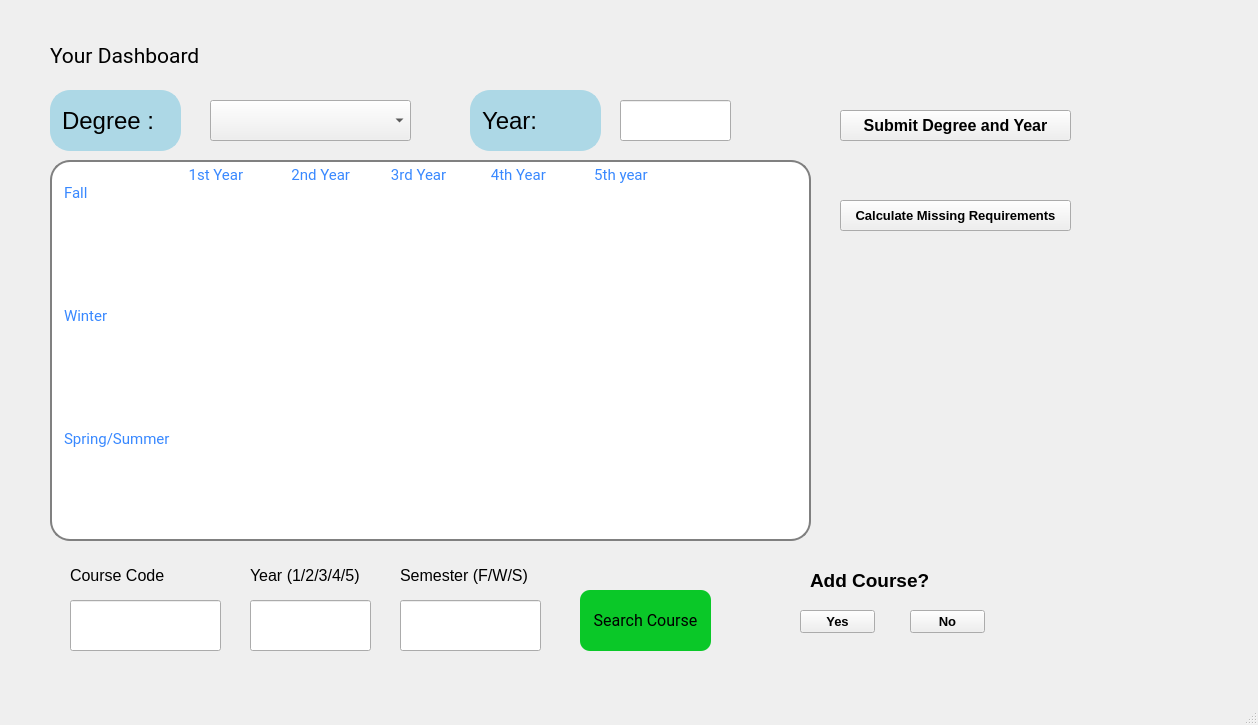
 <widget class="QMainWindow" name="dashboard">
  <property name="geometry">
   <rect>
    <x>0</x>
    <y>0</y>
    <width>1258</width>
    <height>725</height>
   </rect>
  </property>
  <property name="windowTitle">
   <string>MainWindow</string>
  </property>
  <widget class="QWidget" name="centralwidget">
   <widget class="QPushButton" name="submitBtn">
    <property name="geometry">
     <rect>
      <x>840</x>
      <y>110</y>
      <width>231</width>
      <height>31</height>
     </rect>
    </property>
    <property name="font">
     <font>
      <pointsize>12</pointsize>
      <weight>75</weight>
      <bold>true</bold>
     </font>
    </property>
    <property name="text">
     <string>Submit Degree and Year</string>
    </property>
   </widget>
   <widget class="QLineEdit" name="lineEdit">
    <property name="geometry">
     <rect>
      <x>50</x>
      <y>90</y>
      <width>131</width>
      <height>61</height>
     </rect>
    </property>
    <property name="font">
     <font>
      <family>MS Shell Dlg 2</family>
      <pointsize>18</pointsize>
     </font>
    </property>
    <property name="styleSheet">
     <string notr="true"> QLineEdit {
     border: 2px solid lightblue;
     border-radius: 20px;
     padding: 0 8px;
     background: lightblue;
     selection-background-color: darkgray;
 }</string>
    </property>
    <property name="text">
     <string>Degree : </string>
    </property>
    <property name="readOnly">
     <bool>true</bool>
    </property>
   </widget>
   <widget class="QTextBrowser" name="textBrowser_16">
    <property name="geometry">
     <rect>
      <x>670</x>
      <y>430</y>
      <width>71</width>
      <height>41</height>
     </rect>
    </property>
    <property name="styleSheet">
     <string notr="true">
border: 0px solid lightblue;</string>
    </property>
    <property name="verticalScrollBarPolicy">
     <enum>Qt::ScrollBarAlwaysOff</enum>
    </property>
    <property name="html">
     <string>&lt;!DOCTYPE HTML PUBLIC &quot;-//W3C//DTD HTML 4.0//EN&quot; &quot;http://www.w3.org/TR/REC-html40/strict.dtd&quot;&gt;
&lt;html&gt;&lt;head&gt;&lt;meta name=&quot;qrichtext&quot; content=&quot;1&quot; /&gt;&lt;style type=&quot;text/css&quot;&gt;
p, li { white-space: pre-wrap; }
&lt;/style&gt;&lt;/head&gt;&lt;body style=&quot; font-family:'MS Shell Dlg 2'; font-size:8.25pt; font-weight:400; font-style:normal;&quot;&gt;
&lt;p style=&quot;-qt-paragraph-type:empty; margin-top:0px; margin-bottom:0px; margin-left:0px; margin-right:0px; -qt-block-indent:0; text-indent:0px;&quot;&gt;&lt;br /&gt;&lt;/p&gt;&lt;/body&gt;&lt;/html&gt;</string>
    </property>
   </widget>
   <widget class="QPushButton" name="noBtn">
    <property name="geometry">
     <rect>
      <x>910</x>
      <y>610</y>
      <width>75</width>
      <height>23</height>
     </rect>
    </property>
    <property name="font">
     <font>
      <pointsize>10</pointsize>
      <weight>75</weight>
      <bold>true</bold>
     </font>
    </property>
    <property name="text">
     <string>No</string>
    </property>
   </widget>
   <widget class="QTextEdit" name="textEdit">
    <property name="enabled">
     <bool>true</bool>
    </property>
    <property name="geometry">
     <rect>
      <x>50</x>
      <y>160</y>
      <width>761</width>
      <height>381</height>
     </rect>
    </property>
    <property name="font">
     <font>
      <family>Roboto</family>
      <pointsize>9</pointsize>
     </font>
    </property>
    <property name="styleSheet">
     <string notr="true"> QTextEdit {
     border: 2px solid gray;
     border-radius: 20px;
     padding: 0 8px;
     background: white;
     selection-background-color: darkgray;
	
	color: rgb(56, 136, 255);

 }</string>
    </property>
    <property name="html">
     <string>&lt;!DOCTYPE HTML PUBLIC &quot;-//W3C//DTD HTML 4.0//EN&quot; &quot;http://www.w3.org/TR/REC-html40/strict.dtd&quot;&gt;
&lt;html&gt;&lt;head&gt;&lt;meta name=&quot;qrichtext&quot; content=&quot;1&quot; /&gt;&lt;style type=&quot;text/css&quot;&gt;
p, li { white-space: pre-wrap; }
&lt;/style&gt;&lt;/head&gt;&lt;body style=&quot; font-family:'Roboto'; font-size:9pt; font-weight:400; font-style:normal;&quot;&gt;
&lt;p style=&quot; margin-top:0px; margin-bottom:0px; margin-left:0px; margin-right:0px; -qt-block-indent:0; text-indent:0px;&quot;&gt;&lt;span style=&quot; font-family:'MS Shell Dlg 2'; font-size:11pt;&quot;&gt;	            1st Year             2nd Year           3rd Year            4th Year             5th year	&lt;/span&gt;&lt;/p&gt;
&lt;p style=&quot; margin-top:0px; margin-bottom:0px; margin-left:0px; margin-right:0px; -qt-block-indent:0; text-indent:0px;&quot;&gt;&lt;span style=&quot; font-family:'MS Shell Dlg 2'; font-size:11pt;&quot;&gt;Fall	&lt;/span&gt;&lt;/p&gt;
&lt;p style=&quot;-qt-paragraph-type:empty; margin-top:0px; margin-bottom:0px; margin-left:0px; margin-right:0px; -qt-block-indent:0; text-indent:0px; font-family:'MS Shell Dlg 2'; font-size:11pt;&quot;&gt;&lt;br /&gt;&lt;/p&gt;
&lt;p style=&quot;-qt-paragraph-type:empty; margin-top:0px; margin-bottom:0px; margin-left:0px; margin-right:0px; -qt-block-indent:0; text-indent:0px; font-family:'MS Shell Dlg 2'; font-size:11pt;&quot;&gt;&lt;br /&gt;&lt;/p&gt;
&lt;p style=&quot;-qt-paragraph-type:empty; margin-top:0px; margin-bottom:0px; margin-left:0px; margin-right:0px; -qt-block-indent:0; text-indent:0px; font-family:'MS Shell Dlg 2'; font-size:11pt;&quot;&gt;&lt;br /&gt;&lt;/p&gt;
&lt;p style=&quot;-qt-paragraph-type:empty; margin-top:0px; margin-bottom:0px; margin-left:0px; margin-right:0px; -qt-block-indent:0; text-indent:0px; font-family:'MS Shell Dlg 2'; font-size:11pt;&quot;&gt;&lt;br /&gt;&lt;/p&gt;
&lt;p style=&quot;-qt-paragraph-type:empty; margin-top:0px; margin-bottom:0px; margin-left:0px; margin-right:0px; -qt-block-indent:0; text-indent:0px;&quot;&gt;&lt;br /&gt;&lt;/p&gt;
&lt;p style=&quot;-qt-paragraph-type:empty; margin-top:0px; margin-bottom:0px; margin-left:0px; margin-right:0px; -qt-block-indent:0; text-indent:0px; font-family:'MS Shell Dlg 2'; font-size:11pt;&quot;&gt;&lt;br /&gt;&lt;/p&gt;
&lt;p style=&quot; margin-top:0px; margin-bottom:0px; margin-left:0px; margin-right:0px; -qt-block-indent:0; text-indent:0px;&quot;&gt;&lt;span style=&quot; font-family:'MS Shell Dlg 2'; font-size:11pt;&quot;&gt;Winter&lt;/span&gt;&lt;/p&gt;
&lt;p style=&quot;-qt-paragraph-type:empty; margin-top:0px; margin-bottom:0px; margin-left:0px; margin-right:0px; -qt-block-indent:0; text-indent:0px; font-family:'MS Shell Dlg 2'; font-size:11pt;&quot;&gt;&lt;br /&gt;&lt;/p&gt;
&lt;p style=&quot;-qt-paragraph-type:empty; margin-top:0px; margin-bottom:0px; margin-left:0px; margin-right:0px; -qt-block-indent:0; text-indent:0px; font-family:'MS Shell Dlg 2'; font-size:11pt;&quot;&gt;&lt;br /&gt;&lt;/p&gt;
&lt;p style=&quot;-qt-paragraph-type:empty; margin-top:0px; margin-bottom:0px; margin-left:0px; margin-right:0px; -qt-block-indent:0; text-indent:0px; font-family:'MS Shell Dlg 2'; font-size:11pt;&quot;&gt;&lt;br /&gt;&lt;/p&gt;
&lt;p style=&quot;-qt-paragraph-type:empty; margin-top:0px; margin-bottom:0px; margin-left:0px; margin-right:0px; -qt-block-indent:0; text-indent:0px; font-family:'MS Shell Dlg 2'; font-size:11pt;&quot;&gt;&lt;br /&gt;&lt;/p&gt;
&lt;p style=&quot;-qt-paragraph-type:empty; margin-top:0px; margin-bottom:0px; margin-left:0px; margin-right:0px; -qt-block-indent:0; text-indent:0px;&quot;&gt;&lt;br /&gt;&lt;/p&gt;
&lt;p style=&quot;-qt-paragraph-type:empty; margin-top:0px; margin-bottom:0px; margin-left:0px; margin-right:0px; -qt-block-indent:0; text-indent:0px; font-family:'MS Shell Dlg 2'; font-size:11pt;&quot;&gt;&lt;br /&gt;&lt;/p&gt;
&lt;p style=&quot; margin-top:0px; margin-bottom:0px; margin-left:0px; margin-right:0px; -qt-block-indent:0; text-indent:0px;&quot;&gt;&lt;span style=&quot; font-family:'MS Shell Dlg 2'; font-size:11pt;&quot;&gt;Spring/Summer&lt;/span&gt;&lt;/p&gt;&lt;/body&gt;&lt;/html&gt;</string>
    </property>
   </widget>
   <widget class="QPushButton" name="missingBtn">
    <property name="geometry">
     <rect>
      <x>840</x>
      <y>200</y>
      <width>231</width>
      <height>31</height>
     </rect>
    </property>
    <property name="font">
     <font>
      <pointsize>10</pointsize>
      <weight>75</weight>
      <bold>true</bold>
     </font>
    </property>
    <property name="text">
     <string>Calculate Missing Requirements</string>
    </property>
   </widget>
   <widget class="QTextBrowser" name="textBrowser_11">
    <property name="geometry">
     <rect>
      <x>440</x>
      <y>320</y>
      <width>101</width>
      <height>81</height>
     </rect>
    </property>
    <property name="styleSheet">
     <string notr="true">border: 0px solid lightblue;</string>
    </property>
    <property name="verticalScrollBarPolicy">
     <enum>Qt::ScrollBarAlwaysOff</enum>
    </property>
    <property name="html">
     <string>&lt;!DOCTYPE HTML PUBLIC &quot;-//W3C//DTD HTML 4.0//EN&quot; &quot;http://www.w3.org/TR/REC-html40/strict.dtd&quot;&gt;
&lt;html&gt;&lt;head&gt;&lt;meta name=&quot;qrichtext&quot; content=&quot;1&quot; /&gt;&lt;style type=&quot;text/css&quot;&gt;
p, li { white-space: pre-wrap; }
&lt;/style&gt;&lt;/head&gt;&lt;body style=&quot; font-family:'MS Shell Dlg 2'; font-size:8.25pt; font-weight:400; font-style:normal;&quot;&gt;
&lt;p style=&quot;-qt-paragraph-type:empty; margin-top:0px; margin-bottom:0px; margin-left:0px; margin-right:0px; -qt-block-indent:0; text-indent:0px;&quot;&gt;&lt;br /&gt;&lt;/p&gt;&lt;/body&gt;&lt;/html&gt;</string>
    </property>
   </widget>
   <widget class="QTextBrowser" name="textBrowser_4">
    <property name="geometry">
     <rect>
      <x>570</x>
      <y>230</y>
      <width>101</width>
      <height>81</height>
     </rect>
    </property>
    <property name="styleSheet">
     <string notr="true">border: 0px solid lightblue;</string>
    </property>
    <property name="verticalScrollBarPolicy">
     <enum>Qt::ScrollBarAlwaysOff</enum>
    </property>
    <property name="html">
     <string>&lt;!DOCTYPE HTML PUBLIC &quot;-//W3C//DTD HTML 4.0//EN&quot; &quot;http://www.w3.org/TR/REC-html40/strict.dtd&quot;&gt;
&lt;html&gt;&lt;head&gt;&lt;meta name=&quot;qrichtext&quot; content=&quot;1&quot; /&gt;&lt;style type=&quot;text/css&quot;&gt;
p, li { white-space: pre-wrap; }
&lt;/style&gt;&lt;/head&gt;&lt;body style=&quot; font-family:'MS Shell Dlg 2'; font-size:8.25pt; font-weight:400; font-style:normal;&quot;&gt;
&lt;p style=&quot;-qt-paragraph-type:empty; margin-top:0px; margin-bottom:0px; margin-left:0px; margin-right:0px; -qt-block-indent:0; text-indent:0px;&quot;&gt;&lt;br /&gt;&lt;/p&gt;&lt;/body&gt;&lt;/html&gt;</string>
    </property>
   </widget>
   <widget class="QTextBrowser" name="textBrowser_6">
    <property name="geometry">
     <rect>
      <x>200</x>
      <y>320</y>
      <width>101</width>
      <height>81</height>
     </rect>
    </property>
    <property name="styleSheet">
     <string notr="true">


border: 0px solid lightblue;</string>
    </property>
    <property name="verticalScrollBarPolicy">
     <enum>Qt::ScrollBarAlwaysOff</enum>
    </property>
    <property name="html">
     <string>&lt;!DOCTYPE HTML PUBLIC &quot;-//W3C//DTD HTML 4.0//EN&quot; &quot;http://www.w3.org/TR/REC-html40/strict.dtd&quot;&gt;
&lt;html&gt;&lt;head&gt;&lt;meta name=&quot;qrichtext&quot; content=&quot;1&quot; /&gt;&lt;style type=&quot;text/css&quot;&gt;
p, li { white-space: pre-wrap; }
&lt;/style&gt;&lt;/head&gt;&lt;body style=&quot; font-family:'MS Shell Dlg 2'; font-size:8.25pt; font-weight:400; font-style:normal;&quot;&gt;
&lt;p style=&quot;-qt-paragraph-type:empty; margin-top:0px; margin-bottom:0px; margin-left:0px; margin-right:0px; -qt-block-indent:0; text-indent:0px;&quot;&gt;&lt;br /&gt;&lt;/p&gt;&lt;/body&gt;&lt;/html&gt;</string>
    </property>
   </widget>
   <widget class="QTextBrowser" name="textBrowser_5">
    <property name="geometry">
     <rect>
      <x>570</x>
      <y>320</y>
      <width>101</width>
      <height>81</height>
     </rect>
    </property>
    <property name="styleSheet">
     <string notr="true">border: 0px solid lightblue;</string>
    </property>
    <property name="verticalScrollBarPolicy">
     <enum>Qt::ScrollBarAlwaysOff</enum>
    </property>
    <property name="html">
     <string>&lt;!DOCTYPE HTML PUBLIC &quot;-//W3C//DTD HTML 4.0//EN&quot; &quot;http://www.w3.org/TR/REC-html40/strict.dtd&quot;&gt;
&lt;html&gt;&lt;head&gt;&lt;meta name=&quot;qrichtext&quot; content=&quot;1&quot; /&gt;&lt;style type=&quot;text/css&quot;&gt;
p, li { white-space: pre-wrap; }
&lt;/style&gt;&lt;/head&gt;&lt;body style=&quot; font-family:'MS Shell Dlg 2'; font-size:8.25pt; font-weight:400; font-style:normal;&quot;&gt;
&lt;p style=&quot;-qt-paragraph-type:empty; margin-top:0px; margin-bottom:0px; margin-left:0px; margin-right:0px; -qt-block-indent:0; text-indent:0px;&quot;&gt;&lt;br /&gt;&lt;/p&gt;&lt;/body&gt;&lt;/html&gt;</string>
    </property>
   </widget>
   <widget class="QTextBrowser" name="textBrowser_3">
    <property name="geometry">
     <rect>
      <x>440</x>
      <y>230</y>
      <width>101</width>
      <height>81</height>
     </rect>
    </property>
    <property name="styleSheet">
     <string notr="true">border: 0px solid lightblue;</string>
    </property>
    <property name="verticalScrollBarPolicy">
     <enum>Qt::ScrollBarAlwaysOff</enum>
    </property>
    <property name="html">
     <string>&lt;!DOCTYPE HTML PUBLIC &quot;-//W3C//DTD HTML 4.0//EN&quot; &quot;http://www.w3.org/TR/REC-html40/strict.dtd&quot;&gt;
&lt;html&gt;&lt;head&gt;&lt;meta name=&quot;qrichtext&quot; content=&quot;1&quot; /&gt;&lt;style type=&quot;text/css&quot;&gt;
p, li { white-space: pre-wrap; }
&lt;/style&gt;&lt;/head&gt;&lt;body style=&quot; font-family:'MS Shell Dlg 2'; font-size:8.25pt; font-weight:400; font-style:normal;&quot;&gt;
&lt;p style=&quot;-qt-paragraph-type:empty; margin-top:0px; margin-bottom:0px; margin-left:0px; margin-right:0px; -qt-block-indent:0; text-indent:0px;&quot;&gt;&lt;br /&gt;&lt;/p&gt;&lt;/body&gt;&lt;/html&gt;</string>
    </property>
   </widget>
   <widget class="QTextBrowser" name="textBrowser_15">
    <property name="geometry">
     <rect>
      <x>680</x>
      <y>320</y>
      <width>101</width>
      <height>81</height>
     </rect>
    </property>
    <property name="styleSheet">
     <string notr="true">border: 0px solid lightblue;</string>
    </property>
    <property name="verticalScrollBarPolicy">
     <enum>Qt::ScrollBarAlwaysOff</enum>
    </property>
    <property name="html">
     <string>&lt;!DOCTYPE HTML PUBLIC &quot;-//W3C//DTD HTML 4.0//EN&quot; &quot;http://www.w3.org/TR/REC-html40/strict.dtd&quot;&gt;
&lt;html&gt;&lt;head&gt;&lt;meta name=&quot;qrichtext&quot; content=&quot;1&quot; /&gt;&lt;style type=&quot;text/css&quot;&gt;
p, li { white-space: pre-wrap; }
&lt;/style&gt;&lt;/head&gt;&lt;body style=&quot; font-family:'MS Shell Dlg 2'; font-size:8.25pt; font-weight:400; font-style:normal;&quot;&gt;
&lt;p style=&quot;-qt-paragraph-type:empty; margin-top:0px; margin-bottom:0px; margin-left:0px; margin-right:0px; -qt-block-indent:0; text-indent:0px;&quot;&gt;&lt;br /&gt;&lt;/p&gt;&lt;/body&gt;&lt;/html&gt;</string>
    </property>
   </widget>
   <widget class="QTextBrowser" name="textBrowser_8">
    <property name="geometry">
     <rect>
      <x>320</x>
      <y>230</y>
      <width>101</width>
      <height>81</height>
     </rect>
    </property>
    <property name="styleSheet">
     <string notr="true">
border: 0px solid lightblue;</string>
    </property>
    <property name="verticalScrollBarPolicy">
     <enum>Qt::ScrollBarAlwaysOff</enum>
    </property>
    <property name="html">
     <string>&lt;!DOCTYPE HTML PUBLIC &quot;-//W3C//DTD HTML 4.0//EN&quot; &quot;http://www.w3.org/TR/REC-html40/strict.dtd&quot;&gt;
&lt;html&gt;&lt;head&gt;&lt;meta name=&quot;qrichtext&quot; content=&quot;1&quot; /&gt;&lt;style type=&quot;text/css&quot;&gt;
p, li { white-space: pre-wrap; }
&lt;/style&gt;&lt;/head&gt;&lt;body style=&quot; font-family:'MS Shell Dlg 2'; font-size:8.25pt; font-weight:400; font-style:normal;&quot;&gt;
&lt;p style=&quot;-qt-paragraph-type:empty; margin-top:0px; margin-bottom:0px; margin-left:0px; margin-right:0px; -qt-block-indent:0; text-indent:0px;&quot;&gt;&lt;br /&gt;&lt;/p&gt;&lt;/body&gt;&lt;/html&gt;</string>
    </property>
   </widget>
   <widget class="QLineEdit" name="lineEdit_5">
    <property name="geometry">
     <rect>
      <x>470</x>
      <y>90</y>
      <width>131</width>
      <height>61</height>
     </rect>
    </property>
    <property name="font">
     <font>
      <family>MS Shell Dlg 2</family>
      <pointsize>18</pointsize>
     </font>
    </property>
    <property name="styleSheet">
     <string notr="true"> QLineEdit {
     border: 2px solid lightblue;
     border-radius: 20px;
     padding: 0 8px;
     background: lightblue;
     selection-background-color: darkgray;
 }</string>
    </property>
    <property name="text">
     <string>Year:</string>
    </property>
    <property name="readOnly">
     <bool>true</bool>
    </property>
   </widget>
   <widget class="QLabel" name="label_4">
    <property name="geometry">
     <rect>
      <x>250</x>
      <y>560</y>
      <width>151</width>
      <height>31</height>
     </rect>
    </property>
    <property name="font">
     <font>
      <pointsize>12</pointsize>
     </font>
    </property>
    <property name="text">
     <string>Year (1/2/3/4/5)</string>
    </property>
   </widget>
   <widget class="QTextBrowser" name="textBrowser_14">
    <property name="geometry">
     <rect>
      <x>690</x>
      <y>230</y>
      <width>101</width>
      <height>81</height>
     </rect>
    </property>
    <property name="styleSheet">
     <string notr="true">border: 0px solid lightblue;</string>
    </property>
    <property name="verticalScrollBarPolicy">
     <enum>Qt::ScrollBarAlwaysOff</enum>
    </property>
    <property name="html">
     <string>&lt;!DOCTYPE HTML PUBLIC &quot;-//W3C//DTD HTML 4.0//EN&quot; &quot;http://www.w3.org/TR/REC-html40/strict.dtd&quot;&gt;
&lt;html&gt;&lt;head&gt;&lt;meta name=&quot;qrichtext&quot; content=&quot;1&quot; /&gt;&lt;style type=&quot;text/css&quot;&gt;
p, li { white-space: pre-wrap; }
&lt;/style&gt;&lt;/head&gt;&lt;body style=&quot; font-family:'MS Shell Dlg 2'; font-size:8.25pt; font-weight:400; font-style:normal;&quot;&gt;
&lt;p style=&quot;-qt-paragraph-type:empty; margin-top:0px; margin-bottom:0px; margin-left:0px; margin-right:0px; -qt-block-indent:0; text-indent:0px;&quot;&gt;&lt;br /&gt;&lt;/p&gt;&lt;/body&gt;&lt;/html&gt;</string>
    </property>
   </widget>
   <widget class="QLabel" name="label_2">
    <property name="geometry">
     <rect>
      <x>670</x>
      <y>40</y>
      <width>141</width>
      <height>51</height>
     </rect>
    </property>
    <property name="font">
     <font>
      <family>Roboto</family>
      <pointsize>14</pointsize>
     </font>
    </property>
    <property name="text">
     <string/>
    </property>
   </widget>
   <widget class="QLabel" name="label_3">
    <property name="geometry">
     <rect>
      <x>70</x>
      <y>560</y>
      <width>121</width>
      <height>31</height>
     </rect>
    </property>
    <property name="font">
     <font>
      <pointsize>12</pointsize>
     </font>
    </property>
    <property name="text">
     <string>Course Code</string>
    </property>
   </widget>
   <widget class="QLineEdit" name="lineEdit_2">
    <property name="geometry">
     <rect>
      <x>250</x>
      <y>600</y>
      <width>121</width>
      <height>51</height>
     </rect>
    </property>
    <property name="text">
     <string/>
    </property>
   </widget>
   <widget class="QLineEdit" name="yearIn">
    <property name="geometry">
     <rect>
      <x>620</x>
      <y>100</y>
      <width>111</width>
      <height>41</height>
     </rect>
    </property>
    <property name="font">
     <font>
      <pointsize>11</pointsize>
     </font>
    </property>
   </widget>
   <widget class="QComboBox" name="comboBox">
    <property name="geometry">
     <rect>
      <x>210</x>
      <y>100</y>
      <width>201</width>
      <height>41</height>
     </rect>
    </property>
    <property name="font">
     <font>
      <pointsize>11</pointsize>
     </font>
    </property>
   </widget>
   <widget class="QPushButton" name="yesBtn">
    <property name="geometry">
     <rect>
      <x>800</x>
      <y>610</y>
      <width>75</width>
      <height>23</height>
     </rect>
    </property>
    <property name="font">
     <font>
      <pointsize>10</pointsize>
      <weight>75</weight>
      <bold>true</bold>
     </font>
    </property>
    <property name="text">
     <string>Yes</string>
    </property>
   </widget>
   <widget class="QLabel" name="label_5">
    <property name="geometry">
     <rect>
      <x>400</x>
      <y>560</y>
      <width>171</width>
      <height>31</height>
     </rect>
    </property>
    <property name="font">
     <font>
      <pointsize>12</pointsize>
     </font>
    </property>
    <property name="text">
     <string>Semester (F/W/S)</string>
    </property>
   </widget>
   <widget class="QLabel" name="label">
    <property name="geometry">
     <rect>
      <x>50</x>
      <y>20</y>
      <width>201</width>
      <height>71</height>
     </rect>
    </property>
    <property name="font">
     <font>
      <family>Roboto</family>
      <pointsize>16</pointsize>
     </font>
    </property>
    <property name="text">
     <string>Your Dashboard</string>
    </property>
   </widget>
   <widget class="QTextBrowser" name="textBrowser_13">
    <property name="geometry">
     <rect>
      <x>570</x>
      <y>430</y>
      <width>71</width>
      <height>41</height>
     </rect>
    </property>
    <property name="styleSheet">
     <string notr="true">
border: 0px solid lightblue;</string>
    </property>
    <property name="verticalScrollBarPolicy">
     <enum>Qt::ScrollBarAlwaysOff</enum>
    </property>
    <property name="html">
     <string>&lt;!DOCTYPE HTML PUBLIC &quot;-//W3C//DTD HTML 4.0//EN&quot; &quot;http://www.w3.org/TR/REC-html40/strict.dtd&quot;&gt;
&lt;html&gt;&lt;head&gt;&lt;meta name=&quot;qrichtext&quot; content=&quot;1&quot; /&gt;&lt;style type=&quot;text/css&quot;&gt;
p, li { white-space: pre-wrap; }
&lt;/style&gt;&lt;/head&gt;&lt;body style=&quot; font-family:'MS Shell Dlg 2'; font-size:8.25pt; font-weight:400; font-style:normal;&quot;&gt;
&lt;p style=&quot;-qt-paragraph-type:empty; margin-top:0px; margin-bottom:0px; margin-left:0px; margin-right:0px; -qt-block-indent:0; text-indent:0px;&quot;&gt;&lt;br /&gt;&lt;/p&gt;&lt;/body&gt;&lt;/html&gt;</string>
    </property>
   </widget>
   <widget class="QTextBrowser" name="textBrowser_12">
    <property name="geometry">
     <rect>
      <x>440</x>
      <y>430</y>
      <width>71</width>
      <height>41</height>
     </rect>
    </property>
    <property name="styleSheet">
     <string notr="true">
border: 0px solid lightblue;</string>
    </property>
    <property name="verticalScrollBarPolicy">
     <enum>Qt::ScrollBarAlwaysOff</enum>
    </property>
    <property name="html">
     <string>&lt;!DOCTYPE HTML PUBLIC &quot;-//W3C//DTD HTML 4.0//EN&quot; &quot;http://www.w3.org/TR/REC-html40/strict.dtd&quot;&gt;
&lt;html&gt;&lt;head&gt;&lt;meta name=&quot;qrichtext&quot; content=&quot;1&quot; /&gt;&lt;style type=&quot;text/css&quot;&gt;
p, li { white-space: pre-wrap; }
&lt;/style&gt;&lt;/head&gt;&lt;body style=&quot; font-family:'MS Shell Dlg 2'; font-size:8.25pt; font-weight:400; font-style:normal;&quot;&gt;
&lt;p style=&quot;-qt-paragraph-type:empty; margin-top:0px; margin-bottom:0px; margin-left:0px; margin-right:0px; -qt-block-indent:0; text-indent:0px;&quot;&gt;&lt;br /&gt;&lt;/p&gt;&lt;/body&gt;&lt;/html&gt;</string>
    </property>
   </widget>
   <widget class="QTextBrowser" name="textBrowser_9">
    <property name="geometry">
     <rect>
      <x>320</x>
      <y>320</y>
      <width>101</width>
      <height>81</height>
     </rect>
    </property>
    <property name="styleSheet">
     <string notr="true">
border: 0px solid lightblue;</string>
    </property>
    <property name="verticalScrollBarPolicy">
     <enum>Qt::ScrollBarAlwaysOff</enum>
    </property>
    <property name="html">
     <string>&lt;!DOCTYPE HTML PUBLIC &quot;-//W3C//DTD HTML 4.0//EN&quot; &quot;http://www.w3.org/TR/REC-html40/strict.dtd&quot;&gt;
&lt;html&gt;&lt;head&gt;&lt;meta name=&quot;qrichtext&quot; content=&quot;1&quot; /&gt;&lt;style type=&quot;text/css&quot;&gt;
p, li { white-space: pre-wrap; }
&lt;/style&gt;&lt;/head&gt;&lt;body style=&quot; font-family:'MS Shell Dlg 2'; font-size:8.25pt; font-weight:400; font-style:normal;&quot;&gt;
&lt;p style=&quot;-qt-paragraph-type:empty; margin-top:0px; margin-bottom:0px; margin-left:0px; margin-right:0px; -qt-block-indent:0; text-indent:0px;&quot;&gt;&lt;br /&gt;&lt;/p&gt;&lt;/body&gt;&lt;/html&gt;</string>
    </property>
   </widget>
   <widget class="QTextBrowser" name="textBrowser_7">
    <property name="geometry">
     <rect>
      <x>200</x>
      <y>430</y>
      <width>71</width>
      <height>41</height>
     </rect>
    </property>
    <property name="styleSheet">
     <string notr="true">
border: 0px solid lightblue;</string>
    </property>
    <property name="verticalScrollBarPolicy">
     <enum>Qt::ScrollBarAlwaysOff</enum>
    </property>
    <property name="html">
     <string>&lt;!DOCTYPE HTML PUBLIC &quot;-//W3C//DTD HTML 4.0//EN&quot; &quot;http://www.w3.org/TR/REC-html40/strict.dtd&quot;&gt;
&lt;html&gt;&lt;head&gt;&lt;meta name=&quot;qrichtext&quot; content=&quot;1&quot; /&gt;&lt;style type=&quot;text/css&quot;&gt;
p, li { white-space: pre-wrap; }
&lt;/style&gt;&lt;/head&gt;&lt;body style=&quot; font-family:'MS Shell Dlg 2'; font-size:8.25pt; font-weight:400; font-style:normal;&quot;&gt;
&lt;p style=&quot;-qt-paragraph-type:empty; margin-top:0px; margin-bottom:0px; margin-left:0px; margin-right:0px; -qt-block-indent:0; text-indent:0px;&quot;&gt;&lt;br /&gt;&lt;/p&gt;&lt;/body&gt;&lt;/html&gt;</string>
    </property>
   </widget>
   <widget class="QLineEdit" name="lineEdit_3">
    <property name="geometry">
     <rect>
      <x>70</x>
      <y>600</y>
      <width>151</width>
      <height>51</height>
     </rect>
    </property>
    <property name="text">
     <string/>
    </property>
   </widget>
   <widget class="QTextBrowser" name="textBrowser_10">
    <property name="geometry">
     <rect>
      <x>320</x>
      <y>430</y>
      <width>71</width>
      <height>41</height>
     </rect>
    </property>
    <property name="styleSheet">
     <string notr="true">
border: 0px solid lightblue;</string>
    </property>
    <property name="verticalScrollBarPolicy">
     <enum>Qt::ScrollBarAlwaysOff</enum>
    </property>
    <property name="html">
     <string>&lt;!DOCTYPE HTML PUBLIC &quot;-//W3C//DTD HTML 4.0//EN&quot; &quot;http://www.w3.org/TR/REC-html40/strict.dtd&quot;&gt;
&lt;html&gt;&lt;head&gt;&lt;meta name=&quot;qrichtext&quot; content=&quot;1&quot; /&gt;&lt;style type=&quot;text/css&quot;&gt;
p, li { white-space: pre-wrap; }
&lt;/style&gt;&lt;/head&gt;&lt;body style=&quot; font-family:'MS Shell Dlg 2'; font-size:8.25pt; font-weight:400; font-style:normal;&quot;&gt;
&lt;p style=&quot;-qt-paragraph-type:empty; margin-top:0px; margin-bottom:0px; margin-left:0px; margin-right:0px; -qt-block-indent:0; text-indent:0px;&quot;&gt;&lt;br /&gt;&lt;/p&gt;&lt;/body&gt;&lt;/html&gt;</string>
    </property>
   </widget>
   <widget class="QPushButton" name="pushButton_2">
    <property name="geometry">
     <rect>
      <x>580</x>
      <y>590</y>
      <width>131</width>
      <height>61</height>
     </rect>
    </property>
    <property name="font">
     <font>
      <family>Roboto</family>
      <pointsize>12</pointsize>
     </font>
    </property>
    <property name="styleSheet">
     <string notr="true">background-color: rgb(10, 200, 40);
  border-radius: 10px;</string>
    </property>
    <property name="text">
     <string>Search Course</string>
    </property>
   </widget>
   <widget class="QLineEdit" name="lineEdit_4">
    <property name="geometry">
     <rect>
      <x>400</x>
      <y>600</y>
      <width>141</width>
      <height>51</height>
     </rect>
    </property>
   </widget>
   <widget class="QTextBrowser" name="textBrowser">
    <property name="geometry">
     <rect>
      <x>200</x>
      <y>230</y>
      <width>101</width>
      <height>81</height>
     </rect>
    </property>
    <property name="styleSheet">
     <string notr="true">
border: 0px solid lightblue;
</string>
    </property>
    <property name="verticalScrollBarPolicy">
     <enum>Qt::ScrollBarAlwaysOff</enum>
    </property>
    <property name="html">
     <string>&lt;!DOCTYPE HTML PUBLIC &quot;-//W3C//DTD HTML 4.0//EN&quot; &quot;http://www.w3.org/TR/REC-html40/strict.dtd&quot;&gt;
&lt;html&gt;&lt;head&gt;&lt;meta name=&quot;qrichtext&quot; content=&quot;1&quot; /&gt;&lt;style type=&quot;text/css&quot;&gt;
p, li { white-space: pre-wrap; }
&lt;/style&gt;&lt;/head&gt;&lt;body style=&quot; font-family:'MS Shell Dlg 2'; font-size:8.25pt; font-weight:400; font-style:normal;&quot;&gt;
&lt;p style=&quot;-qt-paragraph-type:empty; margin-top:0px; margin-bottom:0px; margin-left:0px; margin-right:0px; -qt-block-indent:0; text-indent:0px;&quot;&gt;&lt;br /&gt;&lt;/p&gt;&lt;/body&gt;&lt;/html&gt;</string>
    </property>
   </widget>
   <widget class="QLabel" name="addCourseLabel">
    <property name="geometry">
     <rect>
      <x>810</x>
      <y>570</y>
      <width>131</width>
      <height>21</height>
     </rect>
    </property>
    <property name="font">
     <font>
      <pointsize>14</pointsize>
      <weight>75</weight>
      <bold>true</bold>
     </font>
    </property>
    <property name="text">
     <string>Add Course?</string>
    </property>
   </widget>
  </widget>
  <widget class="QMenuBar" name="menubar">
   <property name="geometry">
    <rect>
     <x>0</x>
     <y>0</y>
     <width>1258</width>
     <height>21</height>
    </rect>
   </property>
  </widget>
  <widget class="QStatusBar" name="statusbar"/>
 </widget>
